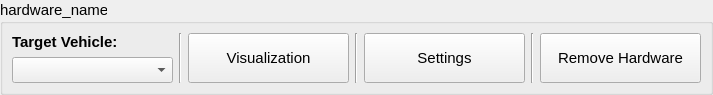
<?xml version="1.0" encoding="UTF-8"?>
<ui version="4.0">
 <class>Form</class>
 <widget class="QWidget" name="Form">
  <property name="geometry">
   <rect>
    <x>0</x>
    <y>0</y>
    <width>713</width>
    <height>86</height>
   </rect>
  </property>
  <property name="font">
   <font>
    <pointsize>1</pointsize>
   </font>
  </property>
  <property name="windowTitle">
   <string>Hardware Tab</string>
  </property>
  <layout class="QGridLayout" name="gridLayout">
   <property name="leftMargin">
    <number>0</number>
   </property>
   <property name="topMargin">
    <number>0</number>
   </property>
   <property name="rightMargin">
    <number>0</number>
   </property>
   <property name="bottomMargin">
    <number>0</number>
   </property>
   <item row="0" column="0">
    <widget class="QGroupBox" name="groupBox">
     <property name="font">
      <font>
       <pointsize>11</pointsize>
      </font>
     </property>
     <property name="title">
      <string>hardware_name</string>
     </property>
     <layout class="QGridLayout" name="gridLayout_2">
      <item row="0" column="1" rowspan="2">
       <widget class="Line" name="line">
        <property name="orientation">
         <enum>Qt::Vertical</enum>
        </property>
       </widget>
      </item>
      <item row="0" column="0">
       <widget class="QLabel" name="label_target_vehicle">
        <property name="font">
         <font>
          <weight>75</weight>
          <bold>true</bold>
         </font>
        </property>
        <property name="text">
         <string>Target Vehicle:</string>
        </property>
       </widget>
      </item>
      <item row="0" column="4" rowspan="2">
       <widget class="QPushButton" name="btn_settings">
        <property name="sizePolicy">
         <sizepolicy hsizetype="Minimum" vsizetype="Preferred">
          <horstretch>0</horstretch>
          <verstretch>0</verstretch>
         </sizepolicy>
        </property>
        <property name="text">
         <string>Settings</string>
        </property>
       </widget>
      </item>
      <item row="0" column="2" rowspan="2">
       <widget class="QPushButton" name="btn_visualization">
        <property name="sizePolicy">
         <sizepolicy hsizetype="Minimum" vsizetype="Preferred">
          <horstretch>0</horstretch>
          <verstretch>0</verstretch>
         </sizepolicy>
        </property>
        <property name="text">
         <string>Visualization</string>
        </property>
       </widget>
      </item>
      <item row="1" column="0">
       <widget class="QComboBox" name="combo_target_vehicle"/>
      </item>
      <item row="0" column="3" rowspan="2">
       <widget class="Line" name="line_2">
        <property name="orientation">
         <enum>Qt::Vertical</enum>
        </property>
       </widget>
      </item>
      <item row="0" column="5" rowspan="2">
       <widget class="Line" name="line_3">
        <property name="orientation">
         <enum>Qt::Vertical</enum>
        </property>
       </widget>
      </item>
      <item row="0" column="6" rowspan="2">
       <widget class="QPushButton" name="btn_remove_hardware">
        <property name="sizePolicy">
         <sizepolicy hsizetype="Minimum" vsizetype="Preferred">
          <horstretch>0</horstretch>
          <verstretch>0</verstretch>
         </sizepolicy>
        </property>
        <property name="text">
         <string>Remove Hardware</string>
        </property>
       </widget>
      </item>
     </layout>
    </widget>
   </item>
  </layout>
 </widget>
 <resources/>
 <connections/>
</ui>
